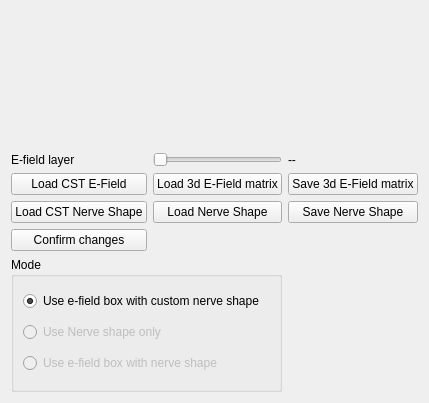
<?xml version="1.0" encoding="UTF-8"?>
<ui version="4.0">
 <class>Form</class>
 <widget class="QWidget" name="Form">
  <property name="geometry">
   <rect>
    <x>0</x>
    <y>0</y>
    <width>400</width>
    <height>403</height>
   </rect>
  </property>
  <property name="windowTitle">
   <string>Form</string>
  </property>
  <layout class="QGridLayout" name="gridLayout">
   <item row="5" column="0" colspan="2">
    <widget class="QGroupBox" name="groupBox_3">
     <property name="maximumSize">
      <size>
       <width>400</width>
       <height>16777215</height>
      </size>
     </property>
     <property name="title">
      <string>Mode</string>
     </property>
     <layout class="QGridLayout" name="gridLayout_3">
      <item row="0" column="0">
       <widget class="QRadioButton" name="e_field_only_radio_button">
        <property name="text">
         <string>Use e-field box with custom nerve shape</string>
        </property>
        <property name="checked">
         <bool>true</bool>
        </property>
       </widget>
      </item>
      <item row="1" column="0">
       <widget class="QRadioButton" name="nerve_shape_only_radio_button">
        <property name="enabled">
         <bool>false</bool>
        </property>
        <property name="text">
         <string>Use Nerve shape only</string>
        </property>
       </widget>
      </item>
      <item row="2" column="0">
       <widget class="QRadioButton" name="e_field_wtih_nerve_shape_radio_button">
        <property name="enabled">
         <bool>false</bool>
        </property>
        <property name="text">
         <string>Use e-field box with nerve shape</string>
        </property>
       </widget>
      </item>
     </layout>
    </widget>
   </item>
   <item row="3" column="1">
    <widget class="QPushButton" name="load_saved_nerve_shape_button">
     <property name="text">
      <string>Load Nerve Shape</string>
     </property>
    </widget>
   </item>
   <item row="0" column="0" colspan="3">
    <widget class="QWidget" name="e_field_widget" native="true">
     <property name="sizePolicy">
      <sizepolicy hsizetype="Expanding" vsizetype="Preferred">
       <horstretch>0</horstretch>
       <verstretch>0</verstretch>
      </sizepolicy>
     </property>
     <layout class="QVBoxLayout" name="e_field_layout"/>
    </widget>
   </item>
   <item row="3" column="2">
    <widget class="QPushButton" name="save_nerve_shape_button">
     <property name="text">
      <string>Save Nerve Shape</string>
     </property>
    </widget>
   </item>
   <item row="2" column="1">
    <widget class="QPushButton" name="load_e_field_button">
     <property name="text">
      <string>Load 3d E-Field matrix</string>
     </property>
    </widget>
   </item>
   <item row="3" column="0">
    <widget class="QPushButton" name="load_nerve_shape_button">
     <property name="text">
      <string>Load CST Nerve Shape</string>
     </property>
    </widget>
   </item>
   <item row="4" column="0">
    <widget class="QPushButton" name="confirm_button">
     <property name="text">
      <string>Confirm changes</string>
     </property>
    </widget>
   </item>
   <item row="2" column="0">
    <widget class="QPushButton" name="load_cst_button">
     <property name="text">
      <string>Load CST E-Field</string>
     </property>
    </widget>
   </item>
   <item row="2" column="2">
    <widget class="QPushButton" name="save_e_field_button">
     <property name="text">
      <string>Save 3d E-Field matrix</string>
     </property>
    </widget>
   </item>
   <item row="1" column="1">
    <widget class="QSlider" name="e_field_layer_slider">
     <property name="orientation">
      <enum>Qt::Horizontal</enum>
     </property>
    </widget>
   </item>
   <item row="1" column="0">
    <widget class="QLabel" name="label">
     <property name="text">
      <string>E-field layer</string>
     </property>
    </widget>
   </item>
   <item row="1" column="2">
    <widget class="QLabel" name="layer_label">
     <property name="text">
      <string>--</string>
     </property>
    </widget>
   </item>
  </layout>
 </widget>
 <resources/>
 <connections/>
</ui>
